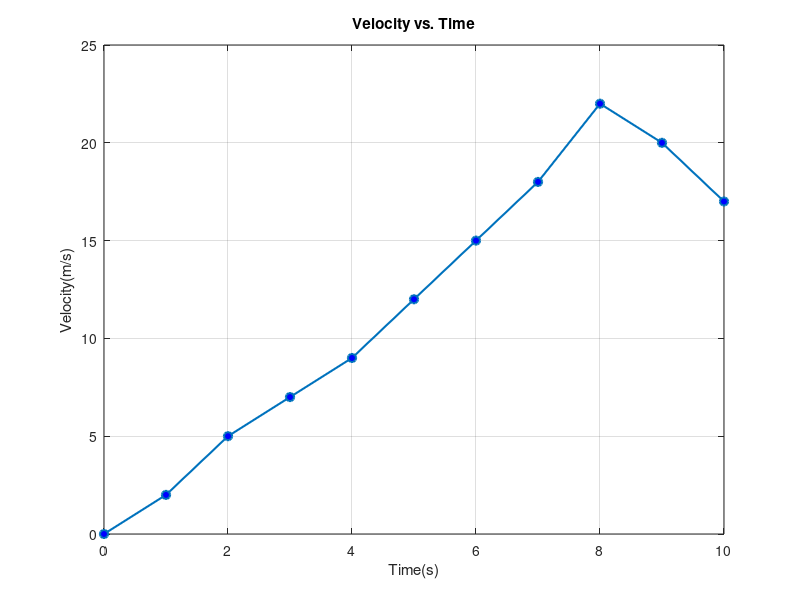

Write the MATLAB code that produced this figure.
% Determine the object's position x(t) at t = 10 s given initial position x(0) = 3
t = [0 1 2 3 4 5 6 7 8 9 10];
v = [0 2 5 7 9 12 15 18 22 20 17];
x0 = 3; 
% Calculate displacement using trapz
displacement = trapz(t,v);
% Calculate the final position
x_final = x0+displacement;
% Print the result
fprintf('The final position of the object at t = 10 s is %.2f meters.\n', x_final);
%Plotting velocity vs time
figure;
plot(t,v,'-o','LineWidth',1.5,'MarkerFaceColor','b');
grid on;
title('Velocity vs. Time');
xlabel('Time(s)');
ylabel('Velocity(m/s)');
